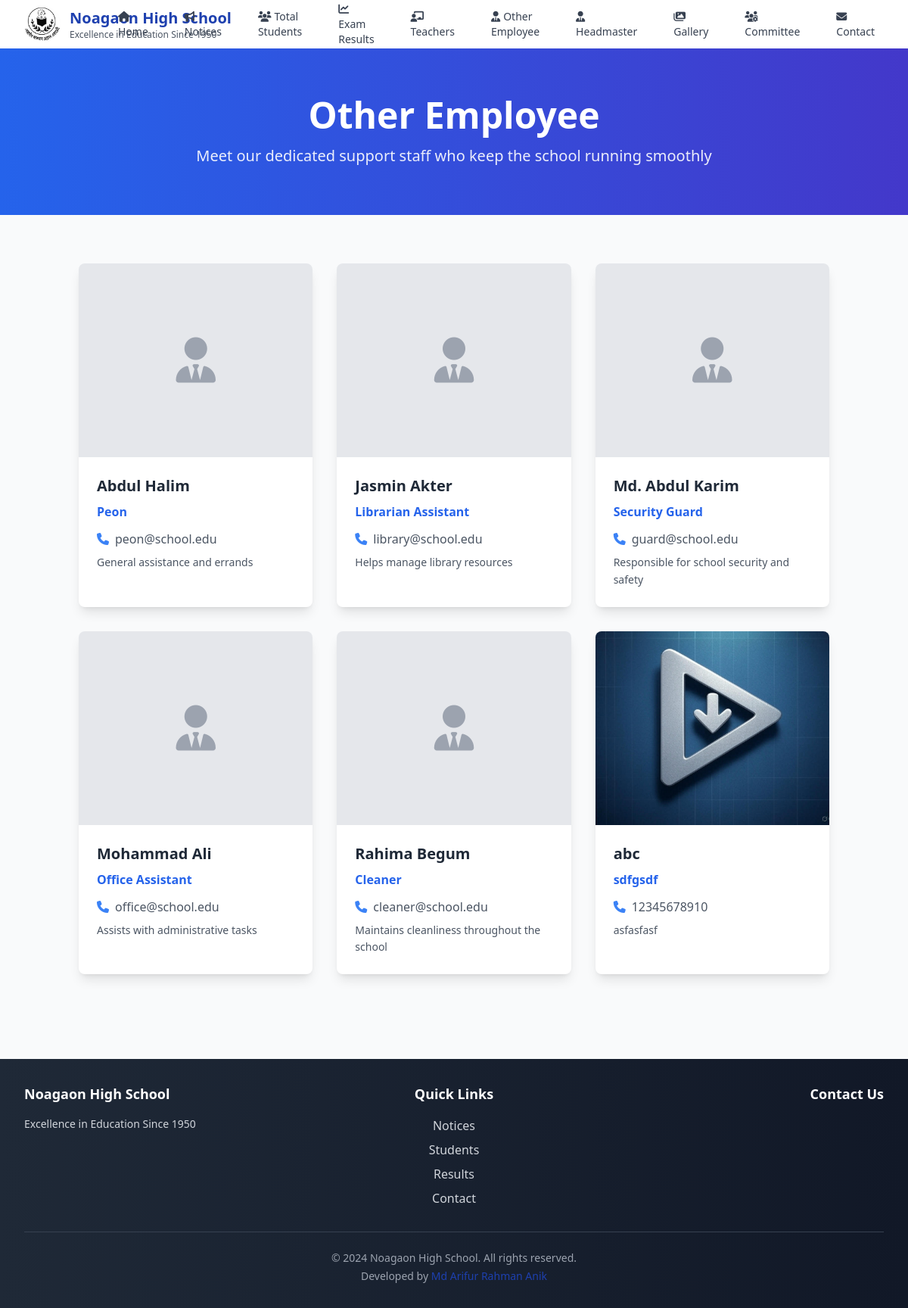
The page /other-employee/ on the database its author committed.
### main/models.py (models this page shows, shortened)
class OtherEmployee(models.Model):
    name = models.CharField(max_length=100)
    designation = models.CharField(max_length=100, help_text="e.g., Cleaner, Guard, Office Assistant")
    photo = models.ImageField(upload_to='other_employee/', blank=True, null=True)
    contact_info = models.CharField(max_length=200, blank=True)
    bio = models.TextField(blank=True)
    class Meta:
        ordering = ['name']
        verbose_name = "Other Employee"
        verbose_name_plural = "Other Employees"

### main/views.py (the view)
# urls.py: path('other-employee/', views.other_employee, name='other_employee'),
def other_employee(request):
    staff_list = OtherEmployee.objects.all()
    paginator = Paginator(staff_list, 8)  # Show 8 staff per page
    page_number = request.GET.get('page')
    page_obj = paginator.get_page(page_number)
    context = {
        'page_obj': page_obj,
    }
    return render(request, 'main/other_employee.html', context)

### main/context_processors.py (called while the page is built)
def get_default_logo():
    logo_path = os.path.join(settings.MEDIA_ROOT, 'logo', 'Noagaon_logo.jpg')
    if os.path.exists(logo_path):
        return f"{settings.MEDIA_URL}logo/Noagaon_logo.jpg"
    return None

### templates/main/other_employee.html (shortened to what this page needs)
{% extends 'base.html' %}
{% load static %}
{% load i18n %}
{% block content %}
<section class="bg-gradient-to-r from-blue-600 to-indigo-700 text-white py-16">
    <div class="container mx-auto px-4 text-center">
        <h1 class="text-4xl md:text-5xl font-bold mb-4">{% trans "Other Employee" %}</h1>
        <p class="text-xl opacity-90">{% trans "Meet our dedicated support staff who keep the school running smoothly" %}</p>
    </div>
</section>
<section class="py-16 bg-gray-50">
    <div class="container mx-auto px-4">
        <div class="grid grid-cols-1 md:grid-cols-2 lg:grid-cols-3 xl:grid-cols-4 gap-8">
            {% for employee in page_obj %}
            <div class="bg-white rounded-lg shadow-lg overflow-hidden hover:shadow-xl transition-shadow duration-300">
                {% if employee.photo %}
                <img src="{{ employee.photo.url }}" alt="{{ employee.name }}" class="w-full h-64 object-cover">
                {% else %}
                <div class="w-full h-64 bg-gray-200 flex items-center justify-center">
                    <i class="fas fa-user-tie text-6xl text-gray-400"></i>
                </div>
                {% endif %}
                <div class="p-6">
                    <h3 class="text-xl font-bold text-gray-800 mb-2">{{ employee.name }}</h3>
                    <p class="text-blue-600 font-semibold mb-3">{{ employee.designation }}</p>
                    {% if employee.contact_info %}
                    <div class="flex items-center text-gray-600 mb-2">
                        <i class="fas fa-phone mr-2 text-blue-500"></i>
                        <span>{{ employee.contact_info }}</span>
                    </div>
                    {% endif %}
                    {% if employee.bio %}
                    <p class="text-gray-600 text-sm leading-relaxed">{{ employee.bio|truncatewords:20 }}</p>
                    {% endif %}
                </div>
            </div>
            {% endfor %}
        </div>
    </div>
</section>
{% endblock %}

### rows shown on the page
OtherEmployee: name "Abdul Halim", designation "Peon", contact_info "peon@school.edu", bio "General assistance and errands"
OtherEmployee: name "Jasmin Akter", designation "Librarian Assistant", contact_info "library@school.edu", bio "Helps manage library resources"
OtherEmployee: name "Md. Abdul Karim", designation "Security Guard", contact_info "guard@school.edu", bio "Responsible for school security and safety"
OtherEmployee: name "Mohammad Ali", designation "Office Assistant", contact_info "office@school.edu", bio "Assists with administrative tasks"
OtherEmployee: name "Rahima Begum", designation "Cleaner", contact_info "cleaner@school.edu", bio "Maintains cleanliness throughout the school"
OtherEmployee: photo (picture), name "abc", designation "sdfgsdf", contact_info "12345678910", bio "asfasfasf"

### other values the page prints
{{ school_name }} "Noagaon High School"
{{ school_tagline }} "Excellence in Education Since 1950"
